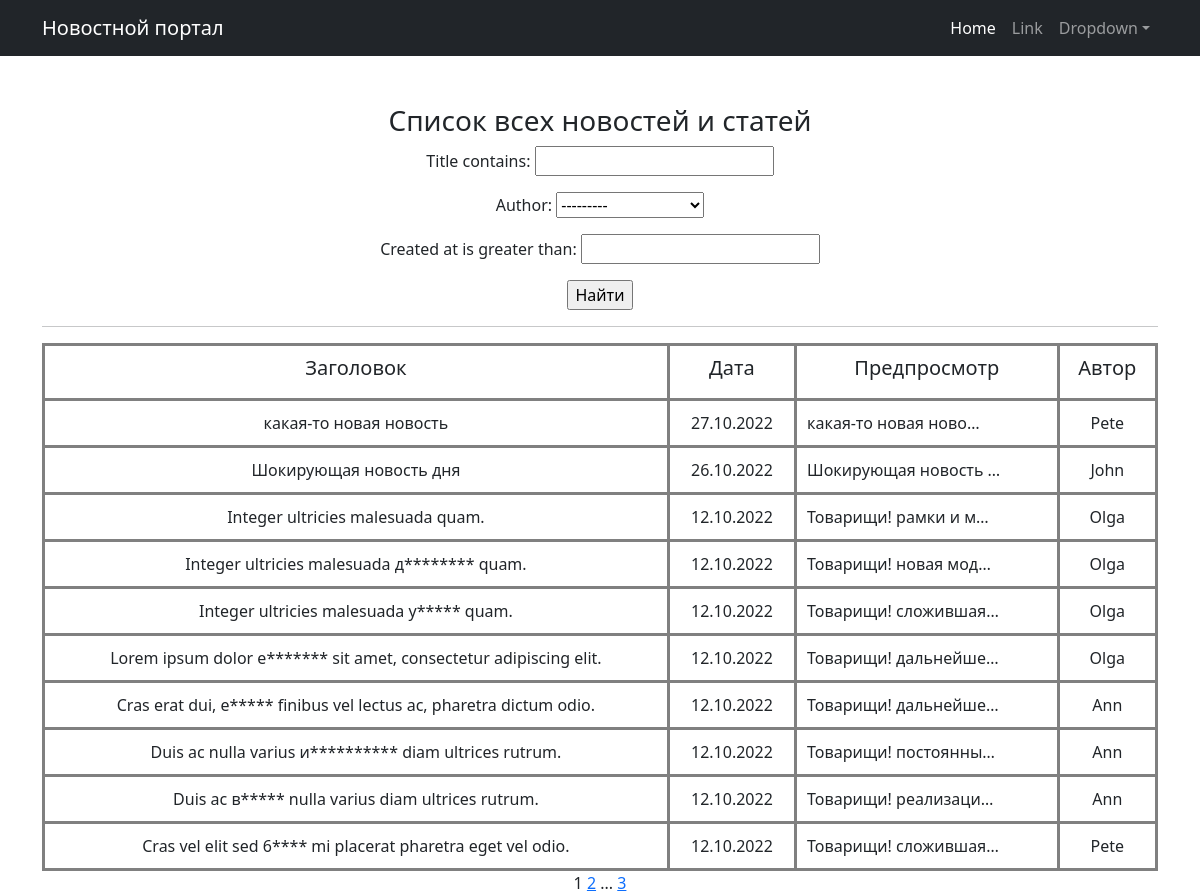
/news/search/, run on an earlier commit of the app's database.
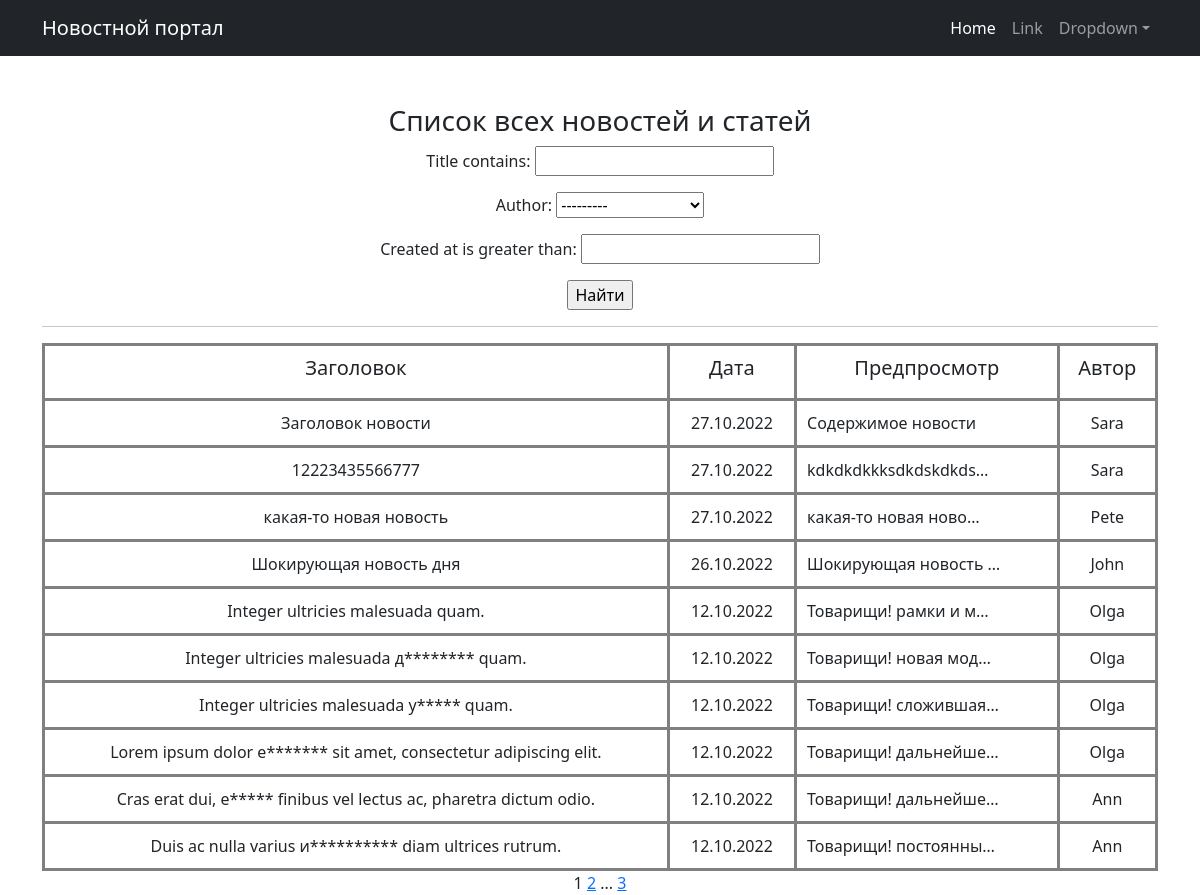
And on a later commit of the database.
### news/models.py (models this page shows, shortened)
class Post(models.Model):
    article = "ARTS"
    news = "NEWS"
    TYPES = [
        (news, "Новость"),
        (article, "Статья"),
    ]
    preview_len = 124
    author = models.ForeignKey(Author, on_delete=models.CASCADE)
    type_post = models.CharField(max_length=4, choices=TYPES)
    title = models.CharField(max_length=255)
    content = models.TextField()
    rating = models.IntegerField(default=0)
    created_at = models.DateTimeField(auto_now_add=True)
    categories = models.ManyToManyField(Category, through="PostCategory")

class Author(models.Model):
    user = models.OneToOneField(User, on_delete=models.CASCADE)
    rating = models.IntegerField(default=0)

### news/views.py (the view)
# urls.py: path("news/search/", PostSearch.as_view(), name="post_search"),
class PostSearch(ListView):
    model = Post
    ordering = "-created_at"
    template_name = "post_search.html"
    paginate_by = 10
    context_object_name = "post_list"
    def get_queryset(self):
        queryset = super().get_queryset()
        self.filterset = PostFilter(self.request.GET, queryset)
        return self.filterset.qs
    def get_context_data(self, **kwargs):
        context = super().get_context_data()
        context["filterset"] = self.filterset
        return context

### news/templatetags/custom_filters.py (called while the page is built)
@register.filter()
def censor(value: str) -> str:
    return cens.cencor(value)

    def cencor(self, content: str) -> str:
        raw_words = content.split()
        words = [word for word in content.translate(str.maketrans("", "", string.punctuation)).split()]
        for i, word in enumerate(words):
            if word in self.__mat:
                raw_word = raw_words[i]
                last_symbol = raw_word[-1]
                if last_symbol.isalpha():
                    raw_words[i] = self.__replace(raw_word)
                else:
                    raw_words[i] = "{0}{1}".format(self.__replace(raw_word[:-1]), last_symbol)
        return " ".join(raw_words)

    def __replace(self, word: str) -> str:
        return "{0}{1}".format(word[0], "*" * (len(word) - 1))

### templates/post_search.html (shortened to what this page needs)
{% extends 'flatpages/default.html' %}
{% load custom_filters %}
{% block content %}
    <h3>Список всех новостей и статей</h3>
    <form action=""method="get">
       {{ filterset.form.as_p }}
    <input type="submit" value="Найти">
   </form>
    <hr>
    {% if post_list %}
        <table cellpadding="10" width="100%" cols="3" align="center">
            <tr>
                <td><h5>Заголовок</h5></td>
                <td><h5>Дата</h5></td>
                <td><h5>Предпросмотр</h5></td>
                <td><h5>Автор</h5></td>
            </tr>
            {% for post in post_list%}
            <tr>
                <td>{{ post.title|censor }}</td>
                <td>{{ post.created_at|date:'d.m.Y' }}</td>
                <td align="left">{{ post.content|censor|truncatechars:20}}</td>
                <td>{{ post.author.user.username }}</td>
            </tr>
            {%endfor%}
        </table>
    {% else %}
        <h3>Новостей нет</h3>
    {% endif %}
    {{ page_obj.number }}
    {% if page_obj.has_next %}
       <a href="?page={{ page_obj.next_page_number }}">{{ page_obj.next_page_number }}</a>
       {% if paginator.num_pages != page_obj.next_page_number %}
           ...
           <a href="?page={{ page_obj.paginator.num_pages }}">{{ page_obj.paginator.num_pages }}</a>
       {% endif %}
    {% endif %}
{% endblock content %}

### templates/flatpages/default.html (shortened to what this page needs)
<!DOCTYPE html>
<html lang="ru">
    <head>
        {% load static %}
        <link href="{% static 'css/styles.css' %}" rel="stylesheet" />
    </head>
    <body>
        <nav class="navbar navbar-expand-lg navbar-dark bg-dark">
            <div class="container">
                <a class="navbar-brand" href="#">Новостной портал</a>
                <div class="collapse navbar-collapse" id="navbarSupportedContent">
                    <ul class="navbar-nav ms-auto mb-2 mb-lg-0">
                        <li class="nav-item"><a class="nav-link active" aria-current="page" href="#">Home</a></li>
                        <li class="nav-item"><a class="nav-link" href="#">Link</a></li>
                        <li class="nav-item dropdown">
                            <a class="nav-link dropdown-toggle" id="navbarDropdown" href="#" role="button" data-bs-toggle="dropdown" aria-expanded="false">Dropdown</a>
                        </li>
                    </ul>
                </div>
            </div>
        </nav>
        <div class="container">
            <div class="text-center mt-5">
                {% block content %}
                {% endblock content %}
            </div>
        </div>
    </body>
</html>

What changed in the data, as far as the page shows it:
no longer on this page (row unchanged): Post: title|censor "Duis ac в***** nulla varius diam ultrices rutrum.", created_at "12.10.2022", content|censor "Товарищи! реализаци…", author.user.username "Ann"
no longer on this page (row unchanged): Post: title|censor "Cras vel elit sed 6**** mi placerat pharetra eget vel odio.", created_at "12.10.2022", content|censor "Товарищи! сложившая…", author.user.username "Pete"
added Post: title|censor "Заголовок новости", created_at "27.10.2022", content|censor "Содержимое новости", author.user.username "Sara"
added Post: title|censor "12223435566777", created_at "27.10.2022", content|censor "kdkdkdkkksdkdskdkds…", author.user.username "Sara"
